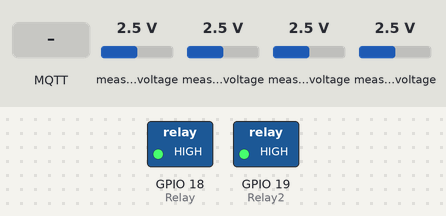
This sketch was run on a simulated ESP32. On the bench: switched loads named in the sketch (green lamp = pin HIGH). The inputs (shaded band) are chosen by the test bench; at power-on: measured voltage 2.5 V. WiFi joins after 1.5 s; servers stay silent unless stated; no MQTT or app messages arrive unless stated; what the sketch prints to the serial monitor is not drawn.

Above: at 4.7 s.
4.8 s: MQTT message "off" arrives on the first subscribed topic
At 5.4 s:
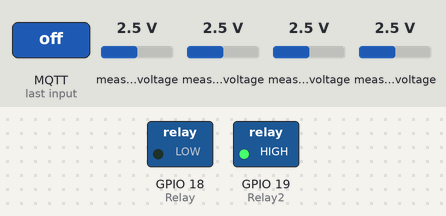
6.3 s: measured voltage (sensor 200) set to 3.2 V
11.4 s: measured voltage (sensor 200) set to 3.5 V
12.9 s: MQTT message "on" arrives on the first subscribed topic
At 13.9 s:
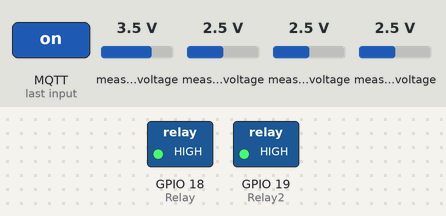
14.4 s: MQTT message "off" arrives on the second subscribed topic
At 15.2 s:
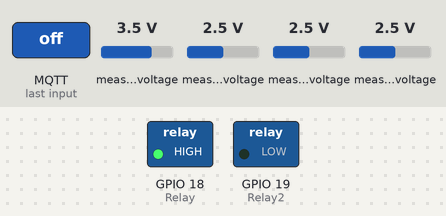
15.9 s: MQTT message "on" arrives on the second subscribed topic
At 17.4 s:
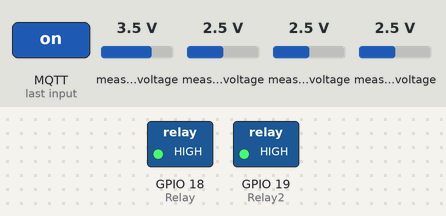
Timing chart, 0 to 22.0 s (numbered marks = the images above; inputs shaded):
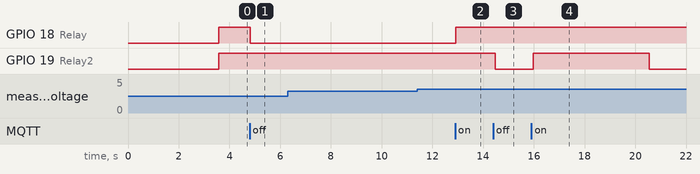

The sketch:

Electric_Monitor5.ino
```cpp
// This code is for the First Set and Second Set of Solar Panels giving voltage, current and power output.
// This is a combination of Electric_Monitor3_v2 and Electric_Monitor4 with code for two ADS1115s and one ESP32.
// Each ADS1115 needs identification and specific call variables to read all the analog inputs needed.
// Version tracking with Git and GitHub 4/25/22


#include <Adafruit_ADS1X15.h>

Adafruit_ADS1115 ads0;  /* Use this for the 16-bit version */
Adafruit_ADS1115 ads1;
//Adafruit_ADS1015 ads;     /* Use this for the 12-bit version */

#include <Wire.h>
#include <SPI.h>
#include <WiFi.h>

const char* ssid     = "Tim's Network"; // ESP32 and ESP8266 uses 2.4GHZ wifi only
const char* password = "carlsagan";

//MQTT Setup Start
#include <PubSubClient.h>
#define mqtt_server "192.168.7.238"
WiFiClient espClient;
PubSubClient client(espClient);

#define mqttVoltsIn "Volts/Vin"
#define mqttVoltsSol "Volts/Vsol"
#define mqttVoltsSol2 "Volts/Vsol2"
#define mqttCurrentOut "Current/current"
#define mqttCurrent2Out "Current/current2"
#define mqttCurrent3Out "Current/current3"
#define mqttPower "Power/power"
#define mqttPower2 "Power/power2"
#define mqttPower3 "Power/power3"
#define mqttPower4 "Power/power4"
#define mqttRelay "Solar/Relay"
#define mqttRelay2 "Solar/Relay2"

unsigned long R1 = 6800;  //Top Resistor for Battery Voltage Divider
unsigned long R2 = 1000;    //Bottom Resistor for Battery Voltage Divider
unsigned long R3 = 120000;  // Top Resistor for Solar Voltage Divider
unsigned long R4 = 3300;   // Bottom Resistor for Solar Voltage Divider
unsigned long R5 = 15000;  //Top Resistor for Solar2 Voltage Divider
unsigned long R6 = 560;    //Bottom Resistor for Solar2 Voltage Divider

float Vin;
float Vsol;
float Vsol2;
float current;
float current2;
float current3;
float power;
float power2;
float power3;
float power4;
bool manual1;
bool manual2;

unsigned long millisNow = 0;  // for delay purposes
unsigned int sendDelay = 10000;  // delay before sending info via MQTT

const int Relay = 18;
const int Relay2 = 19;


void callback(String topic, byte* message, unsigned int length) {
  Serial.print("Message arrived on topic: ");
  Serial.print(topic);
  Serial.print(". Message: ");
  String messageTemp;
  String messageTemp2;
  for (int i = 0; i < length; i++){
  Serial.print((char)message[i]);
  messageTemp += (char)message[i];
}
Serial.println();

if(String(topic)== mqttRelay){
  Serial.print("Changing Solar Relay to ");
  if(messageTemp == "on"){
    digitalWrite(Relay, HIGH);
    Serial.print("On");
    manual1 = 1;
  }
  else if(messageTemp == "off"){
    digitalWrite(Relay, LOW);
    Serial.print("Off");
    manual1 = 0;
  }
}
Serial.println();

 Serial.print("Message2 arrived on topic: ");
  Serial.print(topic);
  Serial.print(". Message2: ");
  for (int i = 0; i < length; i++){
  Serial.print((char)message[i]);
  messageTemp2 += (char)message[i];
}

Serial.println();
if(String(topic)== mqttRelay2){
  Serial.print("Changing Solar Relay2 to ");
  if(messageTemp2 == "on"){
    digitalWrite(Relay2, HIGH);
    Serial.print("On");
    manual2 = 1;
  }
  else if(messageTemp2 == "off"){
    digitalWrite(Relay2, LOW);
    Serial.print("Off");
    manual2 = 0;
  }
}
Serial.println();
}

void setup()
{
  pinMode(Relay, OUTPUT);
  pinMode(Relay2, OUTPUT);
  Serial.begin(9600);
  Serial.println("Hello!");

  Serial.println("Getting single-ended readings from AIN0..3");
  Serial.println("ADC Range: +/- 6.144V (1 bit = 3mV/ADS1015, 0.1875mV/ADS1115)");


 // begin Wifi connect
  Serial.print("Connecting to ");
  Serial.println(ssid);
  WiFi.mode(WIFI_STA);
  WiFi.disconnect();
  delay(2000);
  WiFi.begin(ssid, password);

  while (WiFi.status() != WL_CONNECTED) {
    delay(500);
    Serial.print(".");
  }

  Serial.println("");
  Serial.println("WiFi connected");
  Serial.println("IP address: ");
  Serial.println(WiFi.localIP());
  //end Wifi connect

  client.setServer(mqtt_server, 1883);
  client.setCallback(callback);

  digitalWrite(Relay, HIGH);
  digitalWrite(Relay2, HIGH);
  manual1 = 1;
  manual2 = 1;


  // The ADC input range (or gain) can be changed via the following
  // functions, but be careful never to exceed VDD +0.3V max, or to
  // exceed the upper and lower limits if you adjust the input range!
  // Setting these values incorrectly may destroy your ADC!
  //                                                                ADS1015  ADS1115
  //                                                                -------  -------
  // ads.setGain(GAIN_TWOTHIRDS);  // 2/3x gain +/- 6.144V  1 bit = 3mV      0.1875mV (default)
  // ads.setGain(GAIN_ONE);        // 1x gain   +/- 4.096V  1 bit = 2mV      0.125mV
  // ads.setGain(GAIN_TWO);        // 2x gain   +/- 2.048V  1 bit = 1mV      0.0625mV
  // ads.setGain(GAIN_FOUR);       // 4x gain   +/- 1.024V  1 bit = 0.5mV    0.03125mV
  // ads.setGain(GAIN_EIGHT);      // 8x gain   +/- 0.512V  1 bit = 0.25mV   0.015625mV
  // ads.setGain(GAIN_SIXTEEN);    // 16x gain  +/- 0.256V  1 bit = 0.125mV  0.0078125mV

  /*if (!ads_one.begin(0x48)) {
    Serial.println("Failed to initialize ADS_1.");   //initializing first ADS1115 (Default Gain for now)
    while (1);
  }

  if (!ads_two.begin(0x49)) {
    Serial.println("Failed to initialize ADS_2.");   //initializing second ADS1115 (Default Gain for now)
    while (1);
  }
 */

   ads0.begin(0x48);      // ADDR --> GND
   ads1.begin(0x49);      // ADDR --> VCC

}
  void topicsSubscribe(){
  client.subscribe("Solar/Relay");
  client.subscribe("Solar/Relay2");
}

void reconnect() {
  // Loop until we're reconnected
  int counter = 0;
  while (!client.connected()) {
    if (counter==5){
      ESP.restart();
    }
    counter+=1;
    Serial.print("Attempting MQTT connection...");
    // Attempt to connect

    if (client.connect("electricMonitor2")) {
      Serial.println("connected");
      topicsSubscribe();

    } else {
      Serial.print("failed, rc=");
      Serial.print(client.state());
      Serial.println(" try again in 5 seconds");
      // Wait 5 seconds before retrying
      delay(5000);
    }
  }
  topicsSubscribe();
}

void loop() {
  if (!client.connected()){
    reconnect();
  }

  if (millis() > millisNow + sendDelay) {

  int16_t adc0, adc1, adc2, adc3, adc4, adc5, adc6, adc7;
  float volts0, volts1, volts2, volts3, volts4, volts5, volts6, volts7;

  adc0 = ads0.readADC_SingleEnded(0);
  adc1 = ads0.readADC_SingleEnded(1);
  adc2 = ads0.readADC_SingleEnded(2);
  adc3 = ads0.readADC_SingleEnded(3);
  adc4 = ads1.readADC_SingleEnded(0);
  adc5 = ads1.readADC_SingleEnded(1);
  adc6 = ads1.readADC_SingleEnded(2);
  adc7 = ads1.readADC_SingleEnded(3);

  volts0 = ads0.computeVolts(adc0);
  volts1 = ads0.computeVolts(adc1);
  volts2 = ads0.computeVolts(adc2);
  volts3 = ads0.computeVolts(adc3);
  volts4 = ads1.computeVolts(adc4);
  volts5 = ads1.computeVolts(adc5);
  volts6 = ads1.computeVolts(adc6);
  volts7 = ads1.computeVolts(adc7);


  volts1 = volts1 + 0.005;
  volts1 = volts1 * 100.00;
  int voltsA = (int)volts1;
  float voltsA1 = ((float)voltsA)/100.00;
  volts1 = voltsA1;   // method to bring volts1 to two digits behind the decimal, allows for more accurate current calculations

  volts5 = volts5 + 0.005;                       // voltage for calculation of PV2 current
  volts5 = volts5 * 100.00;
  int voltsB = (int)volts5;
  float voltsB1 = ((float)voltsB)/100.00;
  volts5 = voltsB1;   // method to bring volts5 to two digits behind the decimal, allows for more accurate current calculations

   Vin = (volts0)* (R1+R2)/R2;                    // voltage divider calculations for battery
   Vsol = (volts4)* (R3+R4)/R4;                   // voltage divider calculations for solar input
   Vsol2 = (volts3)* (R5+R6)/R6;                   // voltage divider calculations for Solar2 Setup input

   current = (1.675-(volts2)) * 10.0/0.12;        // current to/from battery calculation (from voltage change) current sensor
   current2 = (1.675-(volts1)) * 10.0/0.12;       // current from solar input calculation (from voltage change) current2 sensor
   current3 = (1.675-(volts5)) * 10.0/0.12;        // current from Solar2 Setup

   if (current2 > 0.10 && current2 < 0.65) {
    current2 = 0.00;
   }                                              // parameters to correct low voltage for low current(0) reading
   if (current > 0.10 && current < 0.65) {
    current = 0.00;
   }

   if (current2 > -.85 && current2 <= 0.10){
    current2 = 0.00;
   }


   if (current3 > 0.10 && current3 < 0.65) {
    current3 = 0.00;
   }                                              // parameters to correct low voltage for low current(0) reading


   power = Vin * current;                // Power going to or leaving from the Battery (will not = Total Solar Power, if inverter is on and power going to Tesla's Battery, etc.)
   power2 = Vsol * current2;             // PV1 Solar Power
   power3 = Vsol2 * current3;            // PV2 Solar Power
   power4 = power2 + power3;             // Total Solar Power
   //power = abs(power);

   if ((Relay2 == LOW) && (Vin > 26.30)) {                       // This is second tier automation for voltage control to the battery
    digitalWrite(Relay, LOW); }                                  // PV1 will shut-down if battery voltage remains above 26.3 when PV2 is off
   else {                                                        // PV1 will go back ON first when battery voltage drops below 25.30
    if ((Relay2 == LOW) && (Vin < 25.30) && (manual1 == 1)) {    // manual1 needs to be ON for Relay to go back on, manual1 as a means of control
     digitalWrite(Relay, HIGH);                                  // for PV1 input
    }
   }

   if (Vin > 26.29){                                          // This is first tier automation for voltage control to the battery
    digitalWrite(Relay2, LOW);                                // PV2 will shut-down if battery voltage goes to 26.30 or higher
    Serial.print("Relay2 is now Off"); }                      // PV2 will go back ON when battery voltage drops below 24.85
   else {                                                     // PV2 will not go back ON until PV1 is ON from a higher voltage (25.29 V) trigger
    if ((Vin < 24.85) && (manual2 == 1)) {                    // manual2 needs to be ON for Relay2 to go back on, manual2 as a means of control
    digitalWrite(Relay2, HIGH);                               // for PV2 input
   }
   }

  Serial.println("-----------------------------------------------------------");
  Serial.print("AIN0: "); Serial.print(adc0); Serial.print("  "); Serial.print(volts0); Serial.println("V");
  Serial.print("AIN1: "); Serial.print(adc1); Serial.print("  "); Serial.print(volts1); Serial.println("V");
  Serial.print("AIN2: "); Serial.print(adc2); Serial.print("  "); Serial.print(volts2); Serial.println("V");
  Serial.print("AIN3: "); Serial.print(adc3); Serial.print("  "); Serial.print(volts3); Serial.println("V");
  Serial.print("AIN4: "); Serial.print(adc4); Serial.print("  "); Serial.print(volts4); Serial.println("V");
  Serial.print("AIN5: "); Serial.print(adc5); Serial.print("  "); Serial.print(volts5); Serial.println("V");
  Serial.print("AIN6: "); Serial.print(adc6); Serial.print("  "); Serial.print(volts6); Serial.println("V");
  Serial.print("AIN7: "); Serial.print(adc7); Serial.print("  "); Serial.print(volts7); Serial.println("V");

  Serial.print("Battery Voltage = "); Serial.println(Vin);
  Serial.print("PV1 Voltage = "); Serial.println(Vsol);
  Serial.print("PV2 Voltage = "); Serial.println(Vsol2);
  Serial.print("Battery Current = "); Serial.println(current);
  Serial.print("PV1 Current = "); Serial.println(current2);
  Serial.print("PV2 Current = "); Serial.println(current3);
  Serial.print("Battery Power = "); Serial.println(power);
  Serial.print("PV1 Power = "); Serial.println(power2);
  Serial.print("PV2 Power = "); Serial.println(power3);
  Serial.print("Total PV Power = "); Serial.println(power4);


  client.publish(mqttVoltsIn, String(Vin).c_str(),true);
  client.publish(mqttVoltsSol, String(Vsol).c_str(),true);
  client.publish(mqttVoltsSol2, String(Vsol2).c_str(),true);
  client.publish(mqttCurrentOut, String(current).c_str(),true);
  client.publish(mqttCurrent2Out, String(current2).c_str(),true);
  client.publish(mqttCurrent3Out, String(current3).c_str(),true);
  client.publish(mqttPower, String(power).c_str(),true);
  client.publish(mqttPower2, String(power2).c_str(),true);
  client.publish(mqttPower3, String(power3).c_str(),true);
  client.publish(mqttPower4, String(power4).c_str(),true);
  millisNow = millis();

}

  client.loop();
}
```

Measured:
- after the input at 4.8 s, GPIO 18 (Relay): HIGH → LOW at once
- after the input at 6.3 s, every drawn part: stays the same
- after the input at 11.4 s, every drawn part: stays the same
- after the input at 12.9 s, GPIO 18 (Relay): LOW → HIGH at once
- after the input at 14.4 s, GPIO 19 (Relay2): HIGH → LOW after 0.08 s
- after the input at 15.9 s, GPIO 19 (Relay2): LOW → HIGH after 0.07 s, → LOW 4.6 s later
